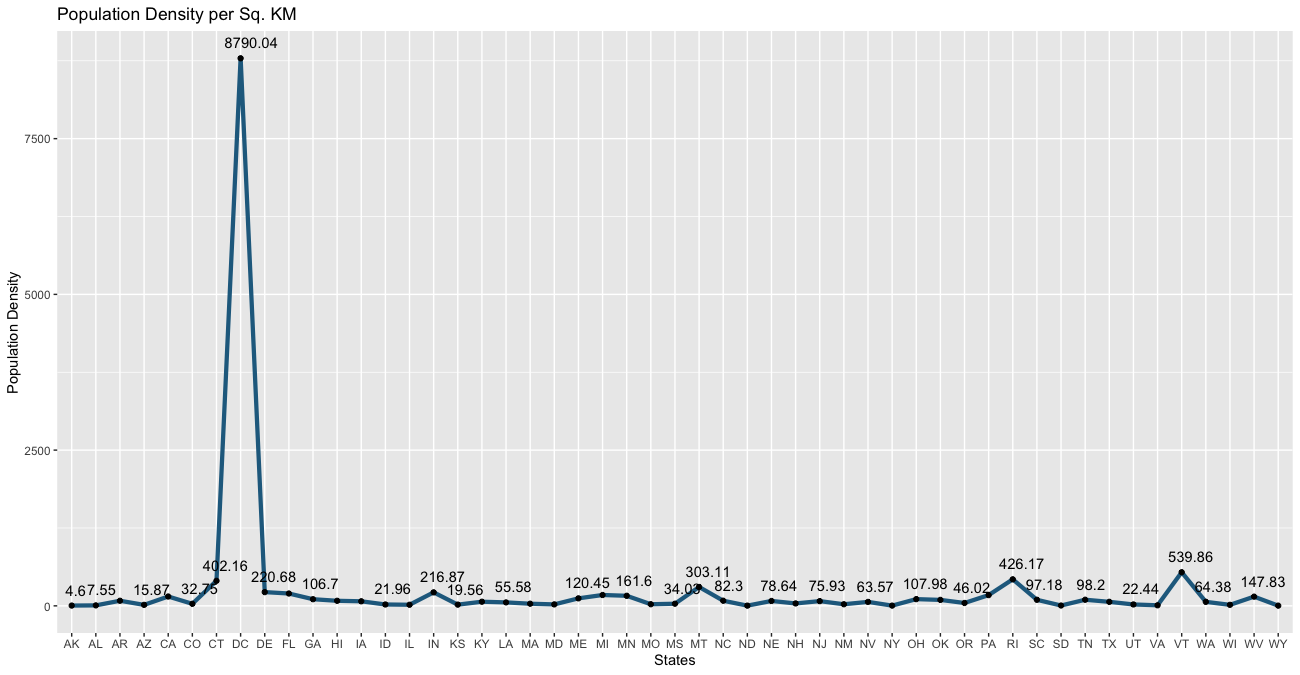

The R source for this figure:
########### Q7 ##########

library("readxl")
library("pacman")
library("dplyr")
library("ggplot2")
#install.packages("ggpubr")
library("ggpubr")
if (!require("pacman")) install.packages("pacman")
pacman::p_load(pacman, party, rio, tidyverse)

States_abrev <- import("Data/usstates-dataset/state-abbrevs.csv") %>%
    as.tibble() %>%
    select("state","abbreviation")
States_abrev <- as.data.frame(States_abrev)
States_abrev

States_areas <- import("Data/usstates-dataset/state-areas.csv") %>%
    as.tibble() %>%
    select("state","area (sq. mi)")
States_areas <- as.data.frame(States_areas)
States_areas

States_details <- as.data.frame(States_abrev)
States_details$area <- States_areas$`area (sq. mi)`
States_details

States_Population_raw <- import("Data/Module 1 Project Data.xlsx") %>%
    as.tibble() %>%
    select("State","2017 Population")
States_Population_raw <- as.data.frame(States_Population_raw)
States_Population_raw

States_Population <- States_Population_raw %>%
    group_by(State) %>%
    summarize(Total_Population = sum(`2017 Population`))
States_Population

States_details$Population <- States_Population$Total_Population
names(States_details) <- c("State","Abbreviation","Area sq. mi", "Population")
States_details

States_details$area <- (States_details$`Area sq. mi`) * 1.60934
names(States_details) <- c("State","Abbreviation","Area sq. mi", "Population", "Area sq. km")
States_details$area <- round(States_details$`Area sq. km`,2)
States_details$area <- NULL
States_details

States_details$Density <- States_details$Population / States_details$`Area sq. km`

# Basic line plot with points
ggplot(data=States_details, aes(x=States_details$Abbreviation , y=States_details$Density, group=1)) +
    geom_line()+
    geom_point()
# Change the line type
ggplot(data=States_details, aes(x=States_details$Abbreviation, y=States_details$Density, group=1)) +
    geom_line(linetype = "dashed")+
    geom_point()
# Change the color
ggplot(data=States_details, aes(x=States_details$Abbreviation, y=States_details$Density, group=1)) +
    geom_line(color="#236B8E",size = 1.5)+
    ggtitle("Population Density per Sq. KM") +
    geom_point() +
    geom_text(label=round(States_details$Density,2), 
              hjust=0.3, vjust = -1,
              check_overlap = TRUE)
